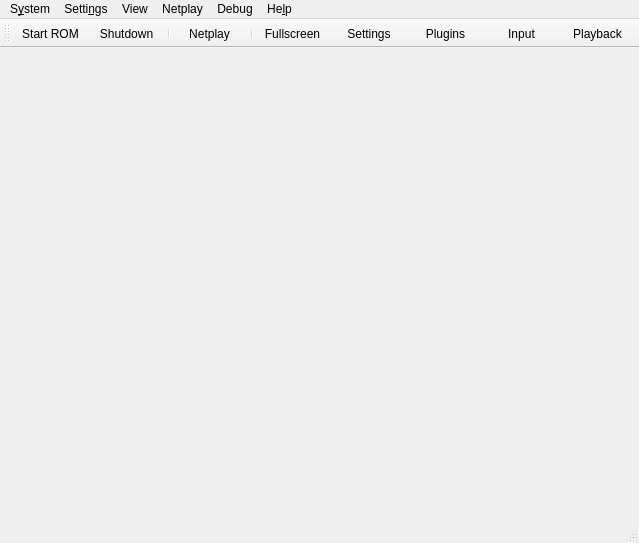
<?xml version="1.0" encoding="UTF-8"?>
<ui version="4.0">
 <class>MainWindow</class>
 <widget class="QMainWindow" name="MainWindow">
  <property name="geometry">
   <rect>
    <x>0</x>
    <y>0</y>
    <width>639</width>
    <height>543</height>
   </rect>
  </property>
  <property name="windowTitle">
   <string>Rosalie's Mupen GUI (VERSION)</string>
  </property>
  <property name="windowIcon">
   <iconset resource="UIResources.qrc">
    <normaloff>:/Resource/RMG.png</normaloff>:/Resource/RMG.png</iconset>
  </property>
  <widget class="QWidget" name="centralwidget">
   <layout class="QHBoxLayout" name="horizontalLayout"/>
  </widget>
  <widget class="QMenuBar" name="menubar">
   <property name="geometry">
    <rect>
     <x>0</x>
     <y>0</y>
     <width>639</width>
     <height>30</height>
    </rect>
   </property>
   <widget class="QMenu" name="menuSystem">
    <property name="title">
     <string>S&amp;ystem</string>
    </property>
    <widget class="QMenu" name="menuReset">
     <property name="title">
      <string>&amp;Reset</string>
     </property>
     <property name="icon">
      <iconset theme="restart-line"/>
     </property>
     <addaction name="action_Netplay_Start"/>
     <addaction name="action_System_HardReset"/>
    </widget>
    <widget class="QMenu" name="menuCurrent_Save_State">
     <property name="title">
      <string>&amp;Current Save State</string>
     </property>
     <property name="icon">
      <iconset theme="save-3-line"/>
     </property>
     <addaction name="actionSlot_0"/>
     <addaction name="actionSlot_1"/>
     <addaction name="actionSlot_2"/>
     <addaction name="actionSlot_3"/>
     <addaction name="actionSlot_4"/>
     <addaction name="actionSlot_5"/>
     <addaction name="actionSlot_6"/>
     <addaction name="actionSlot_7"/>
     <addaction name="actionSlot_8"/>
     <addaction name="actionSlot_9"/>
    </widget>
    <widget class="QMenu" name="menuSpeedFactor">
     <property name="enabled">
      <bool>true</bool>
     </property>
     <property name="title">
      <string>Speed &amp;Factor</string>
     </property>
     <property name="icon">
      <iconset theme="speed-line"/>
     </property>
     <addaction name="actionSpeed25"/>
     <addaction name="actionSpeed50"/>
     <addaction name="actionSpeed75"/>
     <addaction name="actionSpeed100"/>
     <addaction name="actionSpeed125"/>
     <addaction name="actionSpeed150"/>
     <addaction name="actionSpeed175"/>
     <addaction name="actionSpeed200"/>
     <addaction name="actionSpeed225"/>
     <addaction name="actionSpeed250"/>
     <addaction name="actionSpeed275"/>
     <addaction name="actionSpeed300"/>
    </widget>
    <addaction name="action_System_StartRom"/>
    <addaction name="separator"/>
    <addaction name="action_System_Shutdown"/>
    <addaction name="menuReset"/>
    <addaction name="action_System_Pause"/>
    <addaction name="separator"/>
    <addaction name="action_System_Screenshot"/>
    <addaction name="separator"/>
    <addaction name="action_System_LimitFPS"/>
    <addaction name="menuSpeedFactor"/>
    <addaction name="separator"/>
    <addaction name="action_System_SaveState"/>
    <addaction name="action_System_SaveAs"/>
    <addaction name="action_System_LoadState"/>
    <addaction name="action_System_Load"/>
    <addaction name="separator"/>
    <addaction name="menuCurrent_Save_State"/>
    <addaction name="separator"/>
    <addaction name="action_System_Cheats"/>
    <addaction name="action_System_GSButton"/>
    <addaction name="separator"/>
    <addaction name="action_System_Exit"/>
   </widget>
   <widget class="QMenu" name="menuSettings">
    <property name="title">
     <string>Setti&amp;ngs</string>
    </property>
    <addaction name="action_Settings_Graphics"/>
    <addaction name="action_Settings_Audio"/>
    <addaction name="action_Settings_Rsp"/>
    <addaction name="action_Settings_Input"/>
    <addaction name="separator"/>
    <addaction name="action_Settings_Settings"/>
   </widget>
   <widget class="QMenu" name="menuView">
    <property name="title">
     <string>View</string>
    </property>
    <addaction name="action_View_Toolbar"/>
    <addaction name="action_View_StatusBar"/>
    <addaction name="separator"/>
    <addaction name="action_View_GameList"/>
    <addaction name="action_View_GameGrid"/>
    <addaction name="separator"/>
    <addaction name="action_View_UniformSize"/>
    <addaction name="separator"/>
    <addaction name="action_View_Fullscreen"/>
    <addaction name="separator"/>
    <addaction name="action_View_RefreshRoms"/>
    <addaction name="action_View_ClearRomCache"/>
    <addaction name="separator"/>
    <addaction name="action_View_Log"/>
    <addaction name="action_View_ScriptingConsole"/>
    <addaction name="separator"/>
    <addaction name="action_View_Search"/>
   </widget>
   <widget class="QMenu" name="menuHelp">
    <property name="title">
     <string>He&amp;lp</string>
    </property>
    <addaction name="action_Help_Github"/>
    <addaction name="separator"/>
    <addaction name="action_Help_Update"/>
    <addaction name="separator"/>
    <addaction name="action_Help_About"/>
   </widget>
   <widget class="QMenu" name="menuNetplay">
    <property name="title">
     <string>Netplay</string>
    </property>
    <addaction name="action_Netplay_BrowseSessions"/>
   </widget>
   <widget class="QMenu" name="menuRollback">
    <property name="title">
     <string>Debug</string>
    </property>
    <addaction name="action_Rollback_SaveState"/>
    <addaction name="action_Rollback_LoadState"/>
    <addaction name="separator"/>
    <addaction name="action_Rollback_StartDebugReplay"/>
    <addaction name="action_Rollback_VerifyDebugReplay"/>
    <addaction name="action_Rollback_VerifyDebugReplayWithGraphics"/>
    <addaction name="action_Rollback_StressDebugReplay"/>
    <addaction name="separator"/>
    <addaction name="action_Rollback_ClientInputReplay"/>
   </widget>
   <addaction name="menuSystem"/>
   <addaction name="menuSettings"/>
   <addaction name="menuView"/>
   <addaction name="menuNetplay"/>
   <addaction name="menuRollback"/>
   <addaction name="menuHelp"/>
  </widget>
  <widget class="QStatusBar" name="statusbar"/>
  <widget class="QToolBar" name="toolBar">
   <property name="windowTitle">
    <string>toolBar</string>
   </property>
   <property name="movable">
    <bool>true</bool>
   </property>
   <property name="styleSheet">
    <string>QToolButton { min-width: 70px; }</string>
   </property>
   <property name="toolButtonStyle">
    <enum>Qt::ToolButtonStyle::ToolButtonTextUnderIcon</enum>
   </property>
   <property name="floatable">
    <bool>false</bool>
   </property>
   <attribute name="toolBarArea">
    <enum>TopToolBarArea</enum>
   </attribute>
   <attribute name="toolBarBreak">
    <bool>false</bool>
   </attribute>
   <addaction name="action_System_StartRom"/>
   <addaction name="action_System_Shutdown"/>
   <addaction name="separator"/>
   <addaction name="action_Netplay_Start"/>
   <addaction name="separator"/>
   <addaction name="action_View_Fullscreen"/>
   <addaction name="action_Settings_Settings"/>
   <addaction name="action_Settings_Plugins"/>
   <addaction name="action_Toolbar_Input"/>
   <addaction name="action_Toolbar_Playback"/>
  </widget>
  <action name="action_System_StartRom">
   <property name="icon">
    <iconset theme="file-line"/>
   </property>
   <property name="text">
    <string>&amp;Start ROM</string>
   </property>
  </action>
  <action name="action_System_OpenCombo">
   <property name="icon">
    <iconset theme="aed-electrodes-fill"/>
   </property>
   <property name="text">
    <string>&amp;P2P</string>
   </property>
  </action>
  <action name="action_System_Shutdown">
   <property name="icon">
    <iconset theme="shut-down-line"/>
   </property>
   <property name="text">
    <string>S&amp;hutdown</string>
   </property>
  </action>
  <action name="action_Netplay_Start">
   <property name="icon">
    <iconset theme="server-line"/>
   </property>
   <property name="text">
    <string>&amp;Netplay</string>
   </property>
  </action>
  <action name="action_System_HardReset">
   <property name="icon">
    <iconset theme="restart-line"/>
   </property>
   <property name="text">
    <string>&amp;Hard Reset</string>
   </property>
  </action>
  <action name="action_System_Pause">
   <property name="checkable">
    <bool>true</bool>
   </property>
   <property name="icon">
    <iconset theme="pause-line"/>
   </property>
   <property name="text">
    <string>&amp;Pause</string>
   </property>
  </action>
  <action name="action_System_Screenshot">
   <property name="icon">
    <iconset theme="screenshot-2-line"/>
   </property>
   <property name="text">
    <string>Scree&amp;nshot</string>
   </property>
  </action>
  <action name="action_System_LimitFPS">
   <property name="checkable">
    <bool>true</bool>
   </property>
   <property name="icon">
    <iconset theme="speed-line"/>
   </property>
   <property name="text">
    <string>&amp;Limit FPS</string>
   </property>
  </action>
  <action name="action_System_SaveState">
   <property name="icon">
    <iconset theme="save-3-line"/>
   </property>
   <property name="text">
    <string>Sa&amp;ve State</string>
   </property>
  </action>
  <action name="action_System_SaveAs">
   <property name="icon">
    <iconset theme="save-3-line"/>
   </property>
   <property name="text">
    <string>Save As...</string>
   </property>
  </action>
  <action name="action_System_LoadState">
   <property name="icon">
    <iconset theme="folder-open-line"/>
   </property>
   <property name="text">
    <string>L&amp;oad State</string>
   </property>
  </action>
  <action name="action_System_Load">
   <property name="icon">
    <iconset theme="folder-open-line"/>
   </property>
   <property name="text">
    <string>Loa&amp;d...</string>
   </property>
  </action>
  <action name="actionSlot_0">
   <property name="checkable">
    <bool>true</bool>
   </property>
   <property name="text">
    <string>&amp;Slot 0</string>
   </property>
  </action>
  <action name="actionSlot_1">
   <property name="checkable">
    <bool>true</bool>
   </property>
   <property name="text">
    <string>Slot &amp;1</string>
   </property>
  </action>
  <action name="actionSlot_2">
   <property name="checkable">
    <bool>true</bool>
   </property>
   <property name="text">
    <string>Slot &amp;2</string>
   </property>
  </action>
  <action name="actionSlot_3">
   <property name="checkable">
    <bool>true</bool>
   </property>
   <property name="text">
    <string>Slot &amp;3</string>
   </property>
  </action>
  <action name="actionSlot_4">
   <property name="checkable">
    <bool>true</bool>
   </property>
   <property name="text">
    <string>Slot &amp;4</string>
   </property>
  </action>
  <action name="actionSlot_5">
   <property name="checkable">
    <bool>true</bool>
   </property>
   <property name="text">
    <string>Slot &amp;5</string>
   </property>
  </action>
  <action name="actionSlot_6">
   <property name="checkable">
    <bool>true</bool>
   </property>
   <property name="text">
    <string>Slot &amp;6</string>
   </property>
  </action>
  <action name="actionSlot_7">
   <property name="checkable">
    <bool>true</bool>
   </property>
   <property name="text">
    <string>Slot &amp;7</string>
   </property>
  </action>
  <action name="actionSlot_8">
   <property name="checkable">
    <bool>true</bool>
   </property>
   <property name="text">
    <string>Slot &amp;8</string>
   </property>
  </action>
  <action name="actionSlot_9">
   <property name="checkable">
    <bool>true</bool>
   </property>
   <property name="text">
    <string>Slot &amp;9</string>
   </property>
  </action>
  <action name="action_System_Cheats">
   <property name="icon">
    <iconset theme="code-box-line"/>
   </property>
   <property name="text">
    <string>Cheats...</string>
   </property>
  </action>
  <action name="action_System_GSButton">
   <property name="icon">
    <iconset theme="checkbox-blank-circle-line"/>
   </property>
   <property name="text">
    <string>&amp;GS Button</string>
   </property>
  </action>
  <action name="action_System_Exit">
   <property name="icon">
    <iconset theme="door-open-line"/>
   </property>
   <property name="text">
    <string>&amp;Exit</string>
   </property>
  </action>
  <action name="action_Settings_Graphics">
   <property name="icon">
    <iconset theme="brush-line"/>
   </property>
   <property name="text">
    <string>&amp;Graphics</string>
   </property>
  </action>
  <action name="action_Settings_Input">
   <property name="icon">
    <iconset theme="gamepad-line"/>
   </property>
   <property name="text">
    <string>&amp;Input</string>
   </property>
  </action>
  <action name="action_Settings_Rsp">
   <property name="icon">
    <iconset theme="settings-3-line"/>
   </property>
   <property name="text">
    <string>&amp;RSP</string>
   </property>
  </action>
  <action name="action_Settings_Audio">
   <property name="icon">
    <iconset theme="volume-up-line"/>
   </property>
   <property name="text">
    <string>&amp;Audio</string>
   </property>
  </action>
  <action name="action_Settings_Settings">
   <property name="icon">
    <iconset theme="settings-3-line"/>
   </property>
   <property name="text">
    <string>&amp;Settings</string>
   </property>
  </action>
  <action name="action_Settings_Plugins">
   <property name="icon">
    <iconset theme="plug-line"/>
   </property>
   <property name="text">
    <string>&amp;Plugins</string>
   </property>
  </action>
  <action name="action_Toolbar_Input">
   <property name="icon">
    <iconset theme="gamepad-line"/>
   </property>
   <property name="text">
    <string>&amp;Input</string>
   </property>
  </action>
  <action name="action_Toolbar_Playback">
   <property name="icon">
    <iconset theme="play-line"/>
   </property>
   <property name="text">
    <string>&amp;Playback</string>
   </property>
  </action>
  <action name="action_View_Fullscreen">
   <property name="icon">
    <iconset theme="fullscreen-line"/>
   </property>
   <property name="text">
    <string>&amp;Fullscreen</string>
   </property>
  </action>
  <action name="action_Help_Github">
   <property name="icon">
    <iconset theme="github-fill"/>
   </property>
   <property name="text">
    <string>&amp;Github Repository</string>
   </property>
  </action>
  <action name="action_Help_About">
   <property name="icon">
    <iconset theme="information-line"/>
   </property>
   <property name="text">
    <string>&amp;About RMG</string>
   </property>
  </action>
  <action name="action_View_Toolbar">
   <property name="checkable">
    <bool>true</bool>
   </property>
   <property name="icon">
    <iconset theme="tools-line"/>
   </property>
   <property name="text">
    <string>&amp;Toolbar</string>
   </property>
  </action>
  <action name="action_View_StatusBar">
   <property name="checkable">
    <bool>true</bool>
   </property>
   <property name="icon">
    <iconset theme="information-line"/>
   </property>
   <property name="text">
    <string>&amp;Status Bar</string>
   </property>
  </action>
  <action name="action_View_GameList">
   <property name="icon">
    <iconset theme="list-check"/>
   </property>
   <property name="text">
    <string>&amp;Game List</string>
   </property>
  </action>
  <action name="action_View_GameGrid">
   <property name="icon">
    <iconset theme="function-line"/>
   </property>
   <property name="text">
    <string>Ga&amp;me Grid</string>
   </property>
  </action>
  <action name="action_View_RefreshRoms">
   <property name="icon">
    <iconset theme="refresh-line"/>
   </property>
   <property name="text">
    <string>&amp;Refresh ROMs</string>
   </property>
  </action>
  <action name="action_View_Log">
   <property name="icon">
    <iconset theme="file-list-line"/>
   </property>
   <property name="text">
    <string>&amp;Log</string>
   </property>
  </action>
  <action name="action_View_ScriptingConsole">
   <property name="icon">
    <iconset theme="code-box-line"/>
   </property>
   <property name="text">
    <string>&amp;Scripting Console</string>
   </property>
  </action>
  <action name="action_View_ClearRomCache">
   <property name="icon">
    <iconset theme="delete-bin-line"/>
   </property>
   <property name="text">
    <string>&amp;Clear ROM Cache</string>
   </property>
  </action>
  <action name="action_View_UniformSize">
   <property name="checkable">
    <bool>true</bool>
   </property>
   <property name="icon">
    <iconset theme="function-line"/>
   </property>
   <property name="text">
    <string>&amp;Uniform Size (Grid View)</string>
   </property>
  </action>
  <action name="actionSpeed25">
   <property name="checkable">
    <bool>false</bool>
   </property>
   <property name="text">
    <string>&amp;25%</string>
   </property>
  </action>
  <action name="actionSpeed50">
   <property name="text">
    <string>&amp;50%</string>
   </property>
  </action>
  <action name="actionSpeed100">
   <property name="text">
    <string>&amp;100%</string>
   </property>
  </action>
  <action name="actionSpeed125">
   <property name="text">
    <string>125%</string>
   </property>
  </action>
  <action name="actionSpeed150">
   <property name="text">
    <string>150%</string>
   </property>
  </action>
  <action name="actionSpeed200">
   <property name="text">
    <string>2&amp;00%</string>
   </property>
  </action>
  <action name="actionSpeed75">
   <property name="text">
    <string>&amp;75%</string>
   </property>
  </action>
  <action name="actionSpeed175">
   <property name="text">
    <string>175%</string>
   </property>
  </action>
  <action name="actionSpeed225">
   <property name="text">
    <string>225%</string>
   </property>
  </action>
  <action name="actionSpeed250">
   <property name="text">
    <string>250%</string>
   </property>
  </action>
  <action name="actionSpeed275">
   <property name="text">
    <string>275%</string>
   </property>
  </action>
  <action name="actionSpeed300">
   <property name="text">
    <string>&amp;300%</string>
   </property>
  </action>
  <action name="action_Help_Update">
   <property name="icon">
    <iconset theme="download-line"/>
   </property>
   <property name="text">
    <string>&amp;Check For Updates</string>
   </property>
  </action>
  <action name="action_Netplay_BrowseSessions">
   <property name="icon">
    <iconset theme="plug-line"/>
   </property>
   <property name="text">
    <string>Start Netplay</string>
   </property>
  </action>
  <action name="action_View_Search">
    <property name="icon">
      <iconset theme="search-line"/>
     </property>
   <property name="text">
    <string>Search</string>
   </property>
  </action>
  <action name="action_Rollback_SaveState">
   <property name="icon">
    <iconset theme="save-3-line"/>
   </property>
   <property name="text">
    <string>&amp;Save Rollback State</string>
   </property>
  </action>
  <action name="action_Rollback_LoadState">
   <property name="icon">
    <iconset theme="folder-open-line"/>
   </property>
   <property name="text">
    <string>&amp;Load Rollback State</string>
   </property>
  </action>
  <action name="action_Rollback_StartDebugReplay">
   <property name="icon">
    <iconset theme="record-circle-line"/>
   </property>
   <property name="text">
    <string>Start Recording Debug Replay</string>
   </property>
  </action>
  <action name="action_Rollback_VerifyDebugReplay">
   <property name="icon">
    <iconset theme="check-double-line"/>
   </property>
   <property name="text">
    <string>Verify Debug Replay (Fast Forward)</string>
   </property>
  </action>
  <action name="action_Rollback_VerifyDebugReplayWithGraphics">
   <property name="icon">
    <iconset theme="movie-line"/>
   </property>
   <property name="text">
    <string>Verify Debug Replay (with Graphics)</string>
   </property>
  </action>
  <action name="action_Rollback_StressDebugReplay">
   <property name="icon">
    <iconset theme="repeat-line"/>
   </property>
   <property name="text">
    <string>Stress Debug Replay (Rollback 2 Every 5)</string>
   </property>
  </action>
  <action name="action_Rollback_ClientInputReplay">
   <property name="checkable">
    <bool>true</bool>
   </property>
   <property name="icon">
    <iconset theme="record-circle-line"/>
   </property>
   <property name="text">
    <string>Client Record/Replay 600 Inputs</string>
   </property>
  </action>
 </widget>
 <resources>
  <include location="UIResources.qrc"/>
 </resources>
 <connections/>
</ui>
